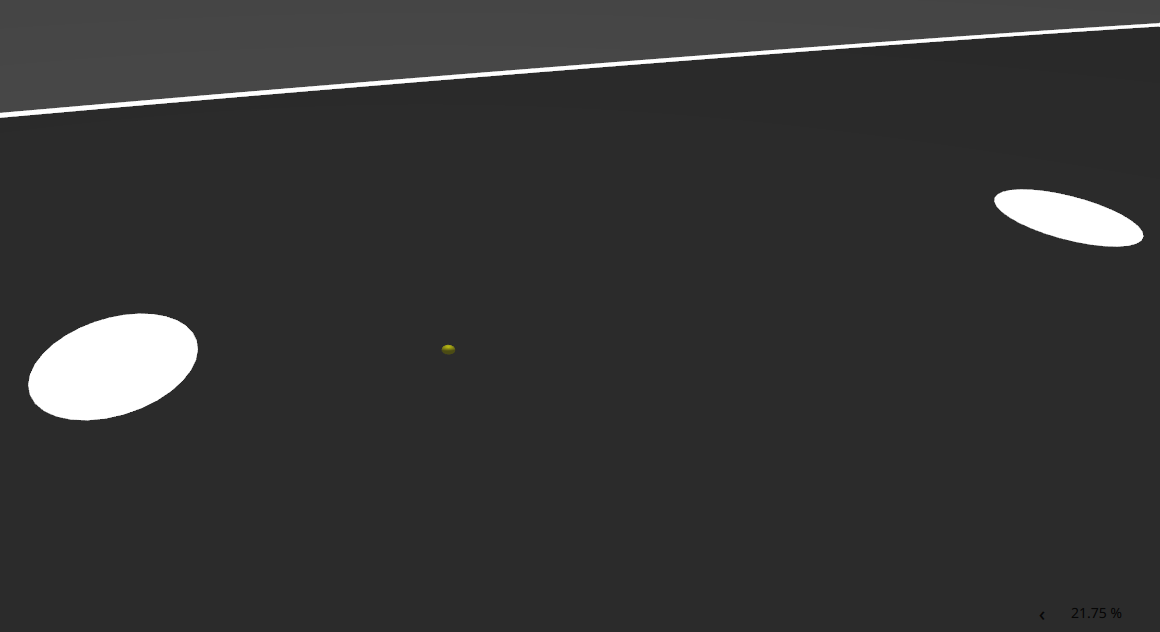
#> input picture Task3/input/2.png, 1160 x 632 px
$ python 2.py
#> lines starting #> are read from the running program, lines starting #| are printed output that depends on the picture; after the words box and inside, x2 and y2 are one past the last pixel; in counts of white or black regions, pixels touching at a corner belong together
import os
import cv2
import numpy as np

BASE = os.path.dirname(os.path.abspath(__file__))
INPUT = os.path.join(BASE, "input", "2.png")
OUTPUT = os.path.join(BASE, "output", "2.png")

os.makedirs(os.path.dirname(OUTPUT), exist_ok=True)

img = cv2.imread(INPUT)
#> img is the input picture: shape (632, 1160, 3); mean B, G, R 52.5, 52.5, 52.5

if img is None:
    print("Could not load 2.png")
    exit()

hsv = cv2.cvtColor(img, cv2.COLOR_BGR2HSV)
#> hsv: shape (632, 1160, 3); mean H, S, V 0, 0.1, 52.5

# =========================================================
# POTHOLES: WHITE CIRCULAR BLOBS
# =========================================================

white = cv2.inRange(
    hsv,
    np.array([0, 0, 180]),
    np.array([180, 80, 255])
)
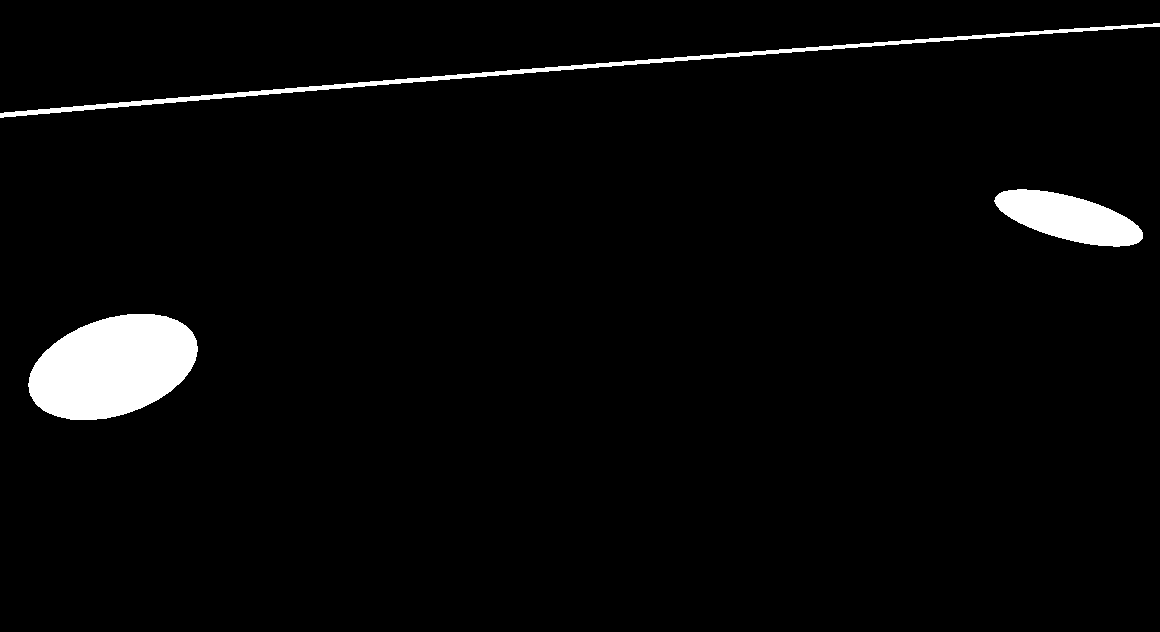
#> white: shape (632, 1160); 3.2% white; 3 white regions

contours, _ = cv2.findContours(
    white,
    cv2.RETR_EXTERNAL,
    cv2.CHAIN_APPROX_SIMPLE
)
#> contours = 3 contours; box (x1, y1, x2, y2) and area: (28, 314, 198, 420) 13132, (994, 189, 1143, 247) 5085, (0, 23, 1160, 118) 3778

potholes = []

for c in contours:

    area = cv2.contourArea(c)

    if 300 < area < 35000:

        perimeter = cv2.arcLength(c, True)

        if perimeter == 0:
            continue

        circularity = (
            4 * np.pi * area /
            (perimeter * perimeter)
        )

        x, y, w, hh = cv2.boundingRect(c)

        if (
            circularity > 0.25
            and w > 20
            and hh > 10
            and w / hh < 6
            and hh / w < 6
        ):
            potholes.append((x, y, w, hh))
#> this loop made 3 passes
#> (area, perimeter, circularity, x, y, w, hh) on passes 1 to 3: (13132, 457.8, 0.787, 28, 314, 170, 106), (5085, 351.4, 0.517, 994, 189, 149, 58), (3777.5, 2400, 0.00824, 0, 23, 1160, 95)
#> after the loop, potholes = [(28, 314, 170, 106), (994, 189, 149, 58)]


# =========================================================
# OBSTACLE: SMALL YELLOW OBJECT
# =========================================================

yellow = cv2.inRange(
    hsv,
    np.array([15, 100, 60]),
    np.array([40, 255, 255])
)
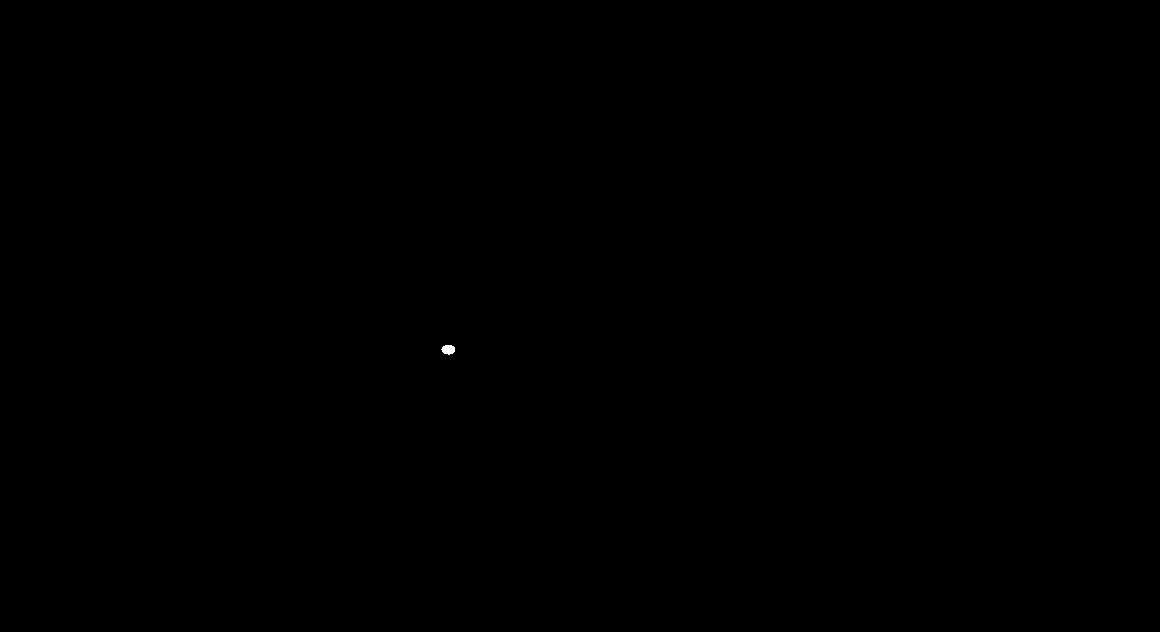
#> yellow: shape (632, 1160); 0.01% white; 1 white region

contours, _ = cv2.findContours(
    yellow,
    cv2.RETR_EXTERNAL,
    cv2.CHAIN_APPROX_SIMPLE
)
#> contours = 1 contour; box (x1, y1, x2, y2) and area: (441, 345, 455, 355) 89

obstacles = []

for c in contours:

    area = cv2.contourArea(c)

    # Small yellow obstacle is allowed
    if 5 < area < 10000:

        x, y, w, hh = cv2.boundingRect(c)

        # Reject extremely long/thin regions
        if w <= 100 and hh <= 100:
            obstacles.append((x, y, w, hh))
#> this loop made 1 pass
#> (area, x, y, w, hh) on pass 1: (89, 441, 345, 14, 10)
#> after the loop, obstacles = [(441, 345, 14, 10)]


# =========================================================
# DRAW POTHOLES
# =========================================================

for i, (x, y, w, hh) in enumerate(potholes, 1):

    cv2.rectangle(
        img,
        (x, y),
        (x + w, y + hh),
        (255, 0, 255),
        3
    )

    cv2.putText(
        img,
        f"Pothole {i} ({x},{y})",
        (x, max(25, y - 10)),
        cv2.FONT_HERSHEY_SIMPLEX,
        0.6,
        (255, 0, 255),
        2
    )
#> this loop made 2 passes
#> (i, x, y, w, hh) on passes 1 to 2: (1, 28, 314, 170, 106), (2, 994, 189, 149, 58)
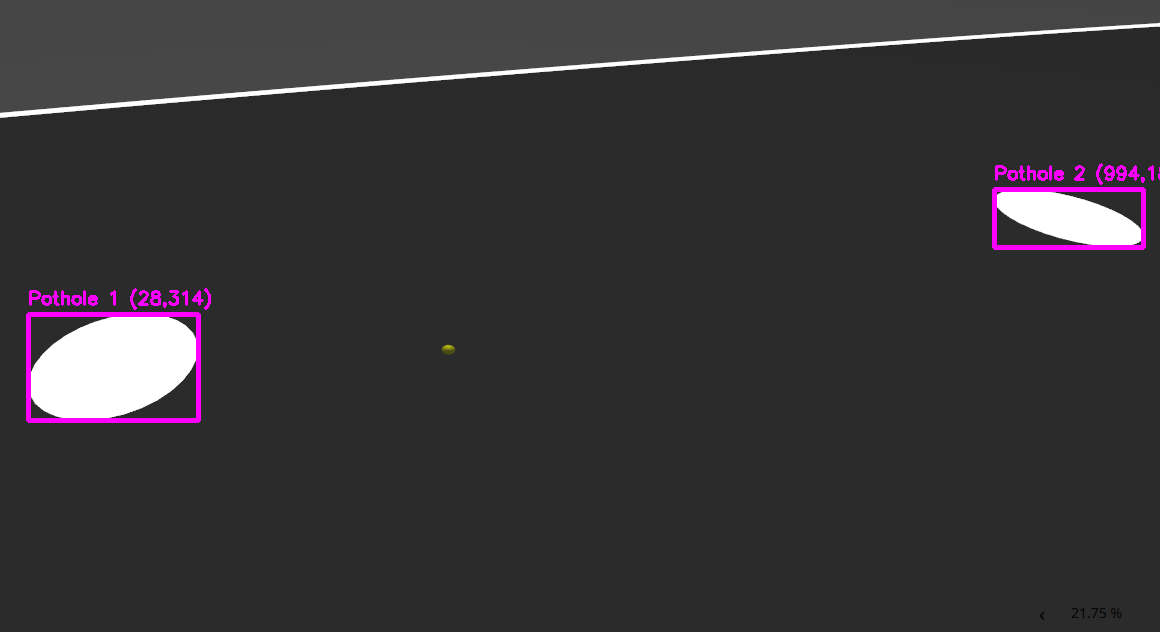
#> img: shape (632, 1160, 3); 0.97% of pixels changed, all inside (x1, y1, x2, y2) = (26, 163, 1160, 423)


# =========================================================
# DRAW OBSTACLES
# =========================================================

for i, (x, y, w, hh) in enumerate(obstacles, 1):

    cv2.rectangle(
        img,
        (x, y),
        (x + w, y + hh),
        (0, 255, 255),
        3
    )

    cv2.putText(
        img,
        f"Obstacle {i} ({x},{y})",
        (x, max(25, y - 10)),
        cv2.FONT_HERSHEY_SIMPLEX,
        0.6,
        (0, 255, 255),
        2
    )
#> this loop made 1 pass
#> (i, x, y, w, hh) on pass 1: (1, 441, 345, 14, 10)
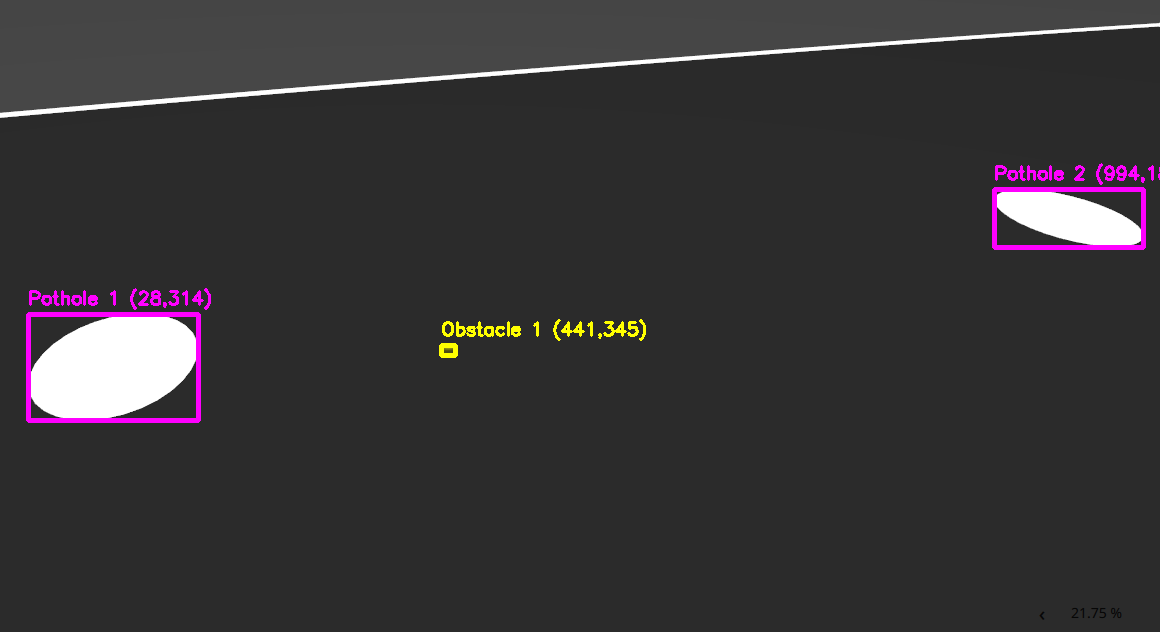
#> img: shape (632, 1160, 3); 0.21% of pixels changed, all inside (x1, y1, x2, y2) = (439, 319, 646, 358)


# =========================================================
# TOTAL COUNTS
# =========================================================

cv2.putText(
    img,
    f"Potholes: {len(potholes)}",
    (20, 40),
    cv2.FONT_HERSHEY_SIMPLEX,
    0.8,
    (255, 0, 255),
    2
)

cv2.putText(
    img,
    f"Obstacles: {len(obstacles)}",
    (20, 80),
    cv2.FONT_HERSHEY_SIMPLEX,
    0.8,
    (0, 255, 255),
    2
)
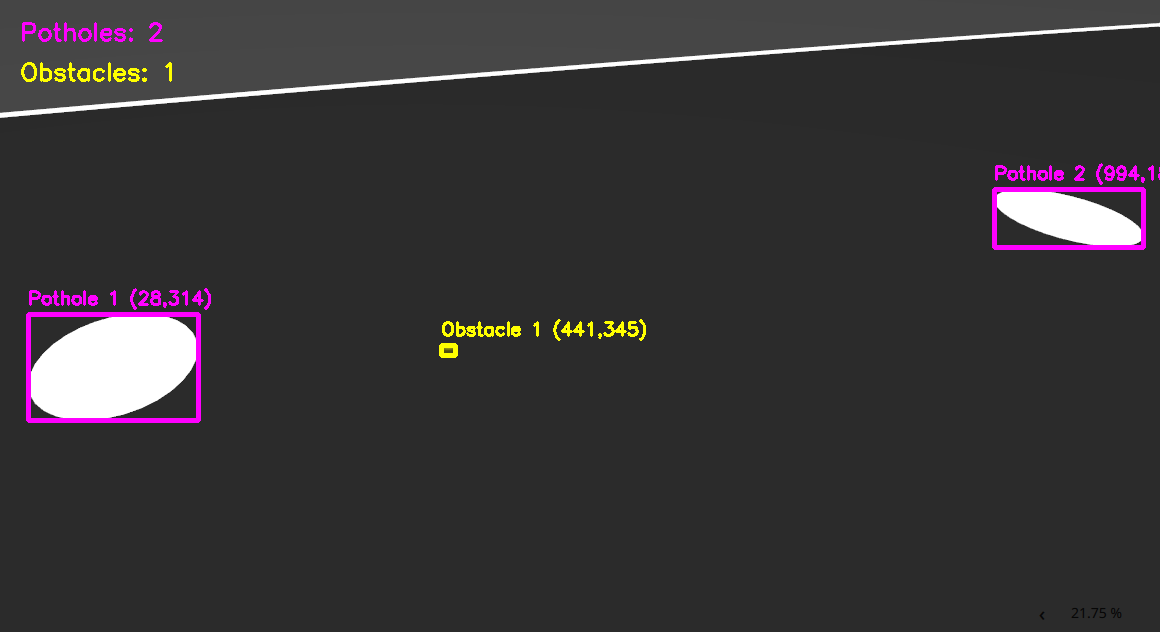
#> img: shape (632, 1160, 3); mean B, G, R 54.5, 52.6, 55.4


# =========================================================
# SAVE + DISPLAY
# =========================================================

cv2.imwrite(OUTPUT, img)

print("Potholes:", len(potholes))
#| Potholes: 2
print("Obstacles:", len(obstacles))
#| Obstacles: 1
print("Saved:", OUTPUT)

$ run again, with Task3/input/1.png copied over Task3/input/2.png
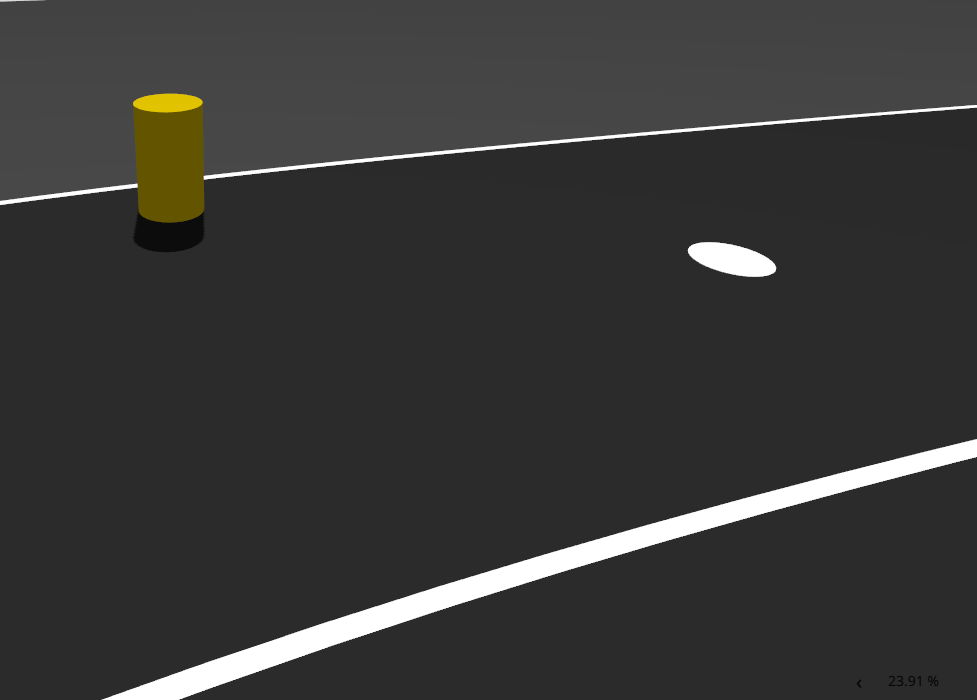
#> input picture Task3/input/1.png, 977 x 700 px
#> img is the input picture: shape (700, 977, 3); mean B, G, R 55.1, 56.3, 56.5
#> hsv: shape (700, 977, 3); mean H, S, V 0.3, 3.2, 56.5
#> `white = cv2.inRange( hsv, np.array([0, 0, 180]), np.array([180, 80, 25..`:
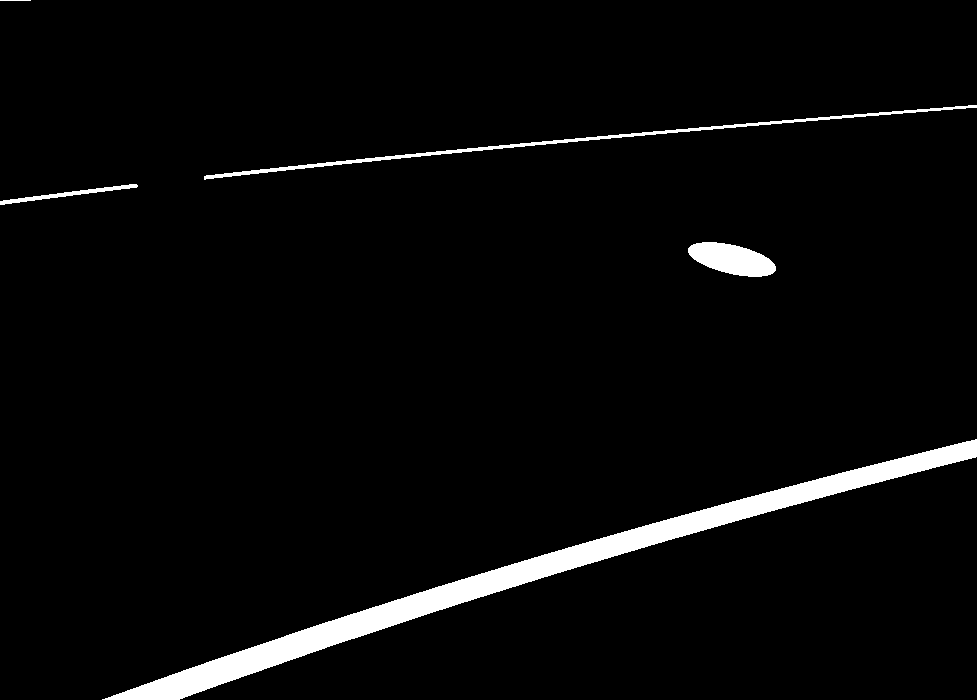
#> white: shape (700, 977); 3.6% white; 5 white regions
#> `contours, _ = cv2.findContours( white, cv2.RETR_EXTERNAL, cv2.CHAIN_AP..`: contours = 5 contours, 1 with area under 20; largest, box (x1, y1, x2, y2) and area: (102, 439, 977, 700) 18330, (688, 242, 776, 277) 1964, (204, 105, 977, 180) 1798, (0, 184, 138, 205) 431
#> the loop `for c in contours: ` made 5 passes
#> (area, perimeter, circularity, x, y, w, hh) on passes 1 to 4: (18330.5, 1973.3, 0.0592, 102, 439, 875, 261), (1964, 208, 0.57, 688, 242, 88, 35), (431, 292.9, 0.0631, 0, 184, 138, 21), (1797.5, 1608.2, 0.00873, 204, 105, 773, 75)
#> after the loop `for c in contours:`: potholes = [(688, 242, 88, 35)]
#> yellow: shape (700, 977); 1.2% white; 1 white region
#> `contours, _ = cv2.findContours( yellow, cv2.RETR_EXTERNAL, cv2.CHAIN_A..`: contours = 1 contour; box (x1, y1, x2, y2) and area: (133, 93, 205, 223) 8256
#> the loop `for c in contours: ` made 1 pass
#> (area, x, y, w, hh) on pass 1: (8256, 133, 93, 72, 130)
#> after the loop `for c in contours:`: obstacles = []
#> the loop `for i, (x, y, w, hh) in enumerate(potholes, 1): ` made 1 pass
#> (i, x, y, w, hh) on pass 1: (1, 688, 242, 88, 35)
#> `cv2.putText( img, f"Obstacles: {len(obstacles)}", (20, 80), cv2.FONT_H..`:
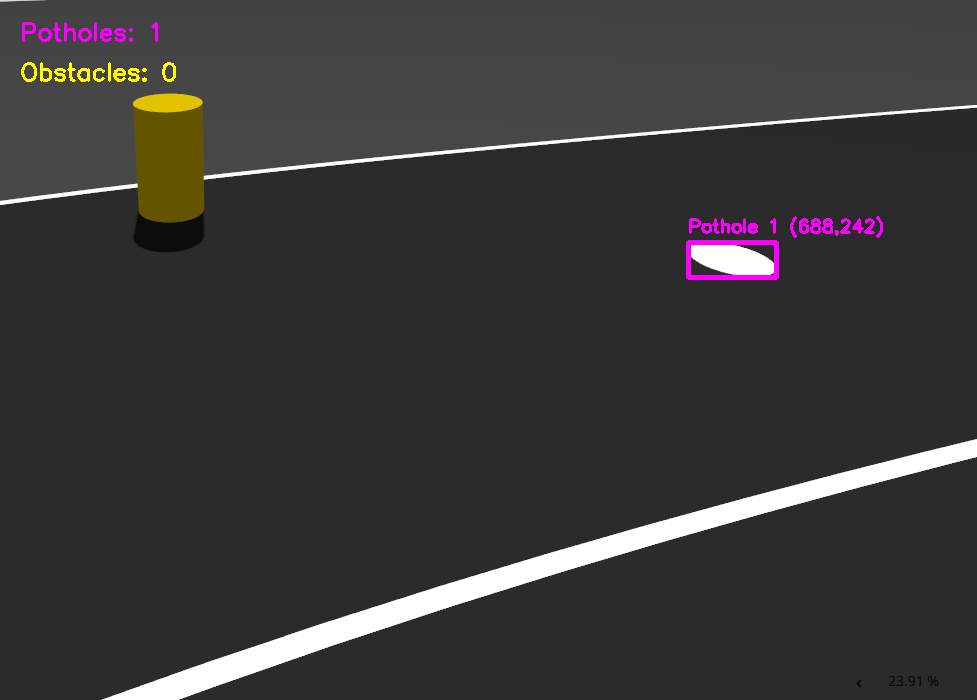
#> img: shape (700, 977, 3); mean B, G, R 56, 56.3, 57.8
#| Potholes: 1
#| Obstacles: 0
